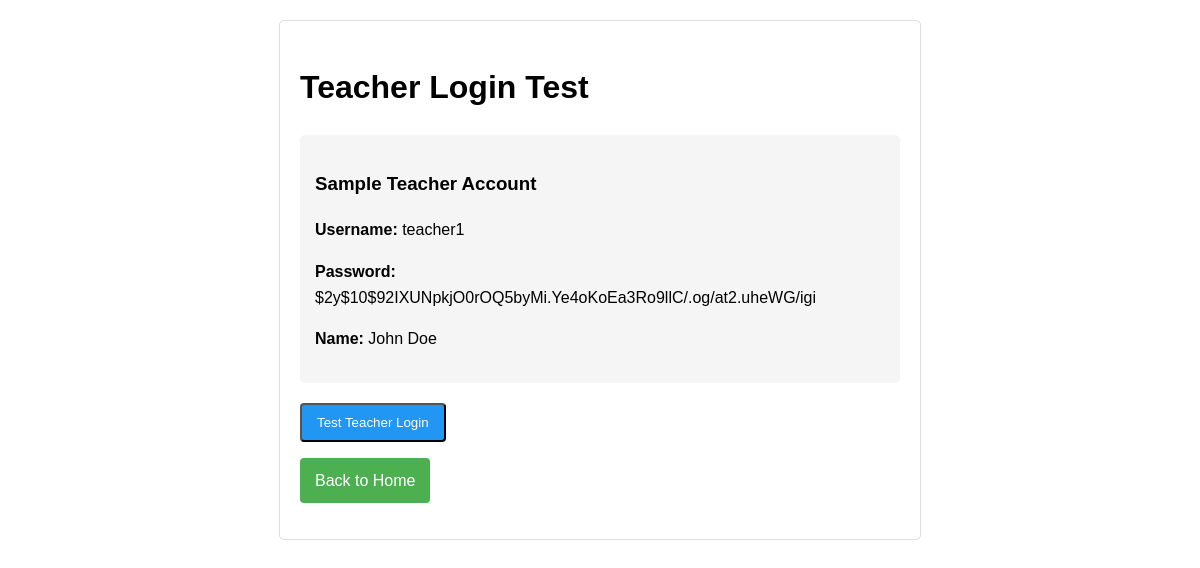
The page /test_login_button.php on the database its author committed.
### tables this page shows
CREATE TABLE teachers (
    id INT PRIMARY KEY AUTO_INCREMENT,
    user_id INT UNIQUE,
    teacher_id VARCHAR(20) UNIQUE NOT NULL COMMENT 'Employee ID number',
    first_name VARCHAR(50) NOT NULL,
    middle_name VARCHAR(50),
    last_name VARCHAR(50) NOT NULL,
    gender ENUM('Male', 'Female', 'Other') NOT NULL,
    date_of_birth DATE NOT NULL,
    email VARCHAR(100) UNIQUE NOT NULL,
    phone_number VARCHAR(20),
    address TEXT,
    department VARCHAR(100) NOT NULL,
    designation ENUM('Full-time', 'Part-time') NOT NULL,
    profile_picture VARCHAR(255),
    status ENUM('Active', 'Inactive', 'On Leave') DEFAULT 'Active',
    created_at TIMESTAMP DEFAULT CURRENT_TIMESTAMP,
    updated_at TIMESTAMP DEFAULT CURRENT_TIMESTAMP ON UPDATE CURRENT_TIMESTAMP,
    FOREIGN KEY (user_id) REFERENCES users(id) ON DELETE CASCADE
);

CREATE TABLE users (
    id INT PRIMARY KEY AUTO_INCREMENT,
    username VARCHAR(50) UNIQUE NOT NULL,
    password VARCHAR(255) NOT NULL,
    is_active BOOLEAN DEFAULT TRUE,
    last_login DATETIME,
    created_at TIMESTAMP DEFAULT CURRENT_TIMESTAMP,
    updated_at TIMESTAMP DEFAULT CURRENT_TIMESTAMP ON UPDATE CURRENT_TIMESTAMP
);

### test_login_button.php (the view, shortened to what this page needs)
<?php
require_once 'config/database.php';
$query = "SELECT u.username, u.password, t.first_name, t.last_name
          FROM users u
          JOIN teachers t ON u.id = t.user_id
          LIMIT 1";
$result = $conn->query($query);
$teacher = null;
if ($result && $result->num_rows > 0) {
    $teacher = $result->fetch_assoc();
}
?>
<!DOCTYPE html>
<html>
<head>
</head>
<body>
    <div class="container">
        <h1>Teacher Login Test</h1>
        <?php if ($teacher): ?>
        <div class="login-info">
            <h3>Sample Teacher Account</h3>
            <p><strong>Username:</strong> <?php echo htmlspecialchars($teacher['username']); ?></p>
            <p><strong>Password:</strong> <?php echo htmlspecialchars($teacher['password']); ?></p>
            <p><strong>Name:</strong> <?php echo htmlspecialchars($teacher['first_name'] . ' ' . $teacher['last_name']); ?></p>
        </div>
        <form action="teacher/login.php" method="post" id="testLoginForm">
            <button type="submit" class="btn btn-test">Test Teacher Login</button>
        </form>
        <?php else: ?>
        <div class="login-info">
            <p>No teacher accounts found in the database.</p>
        </div>
        <?php endif; ?>
        <p><a href="index.php" class="btn">Back to Home</a></p>
    </div>
</body>
</html>

### test_login_button.php (style rules this page uses)
body { font-family: Arial, sans-serif; margin: 20px; line-height: 1.6; }
.container { max-width: 600px; margin: 0 auto; padding: 20px; border: 1px solid #ddd; border-radius: 5px; }
.login-info { background-color: #f5f5f5; padding: 15px; border-radius: 5px; margin-bottom: 20px; }
.btn { display: inline-block; background-color: #4CAF50; color: white; padding: 10px 15px; text-decoration: none; border-radius: 4px; }
.btn-test { background-color: #2196F3; }

### rows shown on the page
teachers: user.username "teacher1", user.password "$2y$10$92IXUNpkjO0rOQ5byMi.Ye4oKoEa3Ro9llC/.og/at2.uheWG/igi", first_name+last_name "John Doe"
